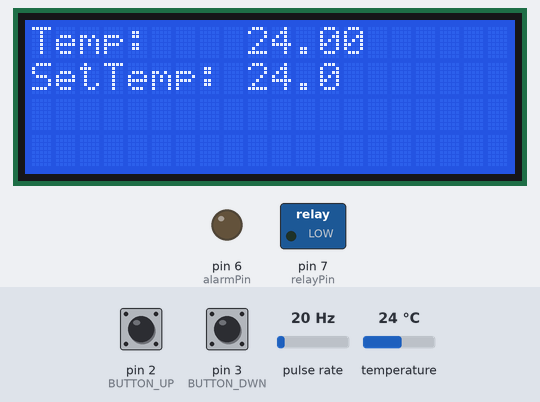
Recording of a sketch running on a simulated Arduino Uno, built with avr-gcc and run on an emulated ATmega328P. Shown: 20×4 character LCD, switched loads named in the sketch (green lamp = pin HIGH), output pins drawn as LEDs (lit = HIGH). Wiring (inferred from the names in the program): pulse sensor: data pin 5. Dashed ring = blinking. The inputs (shaded band) are chosen by the test bench; at power-on: temperature 24 °C, pin 2 (BUTTON_UP) LOW, pin 3 (BUTTON_DWN) LOW, pulse rate 20 Hz. Pins used as bus, display or sensor lines are not drawn; what the sketch prints to the serial monitor is not drawn.

Above: at 1.5 s.
1.6 s: temperature set to 22.5 °C
At 2.6 s:
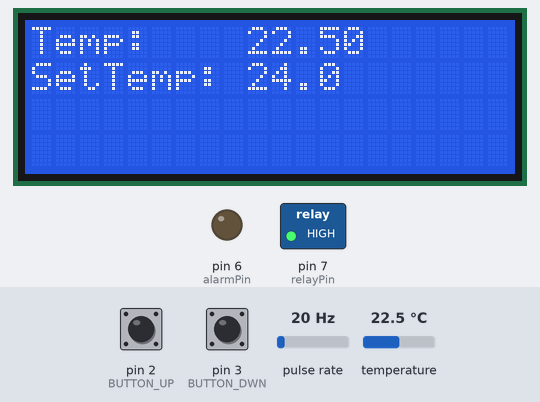
3.6 s: pin 2 (BUTTON_UP) pulled HIGH for 0.15 s
4.3 s: pin 2 (BUTTON_UP) pulled HIGH for 1 s
At 5.09 s:
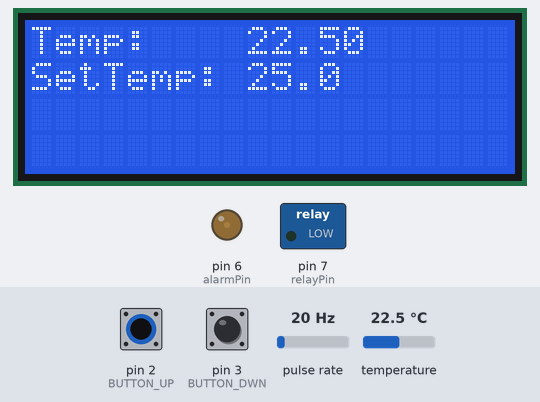
6.8 s: temperature set to 20.7 °C
At 7.6 s:
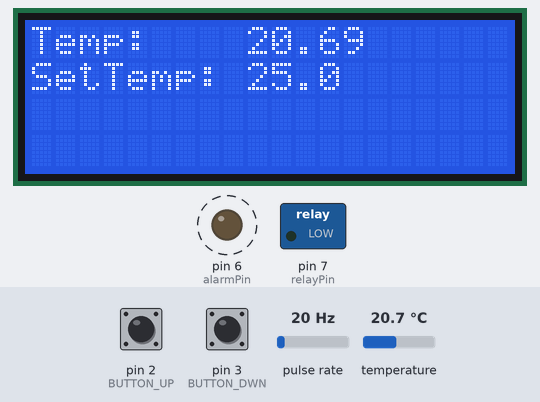
8.4 s: temperature set to 19.3 °C
At 10.09 s:
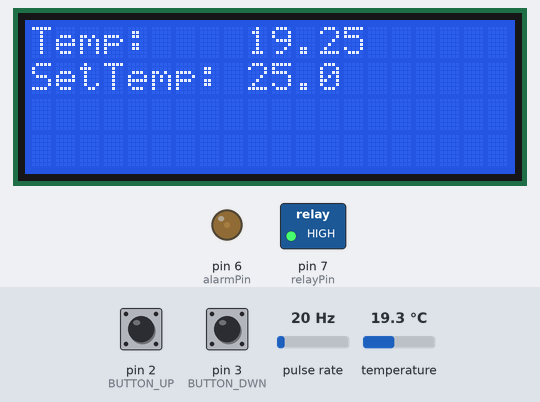
10.4 s: pin 3 (BUTTON_DWN) pulled HIGH for 0.15 s
At 11.8 s:
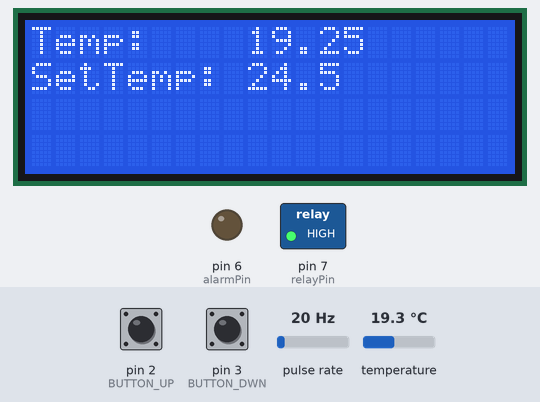
Timing chart, 0 to 12.1 s (numbered marks = the images above; inputs shaded):
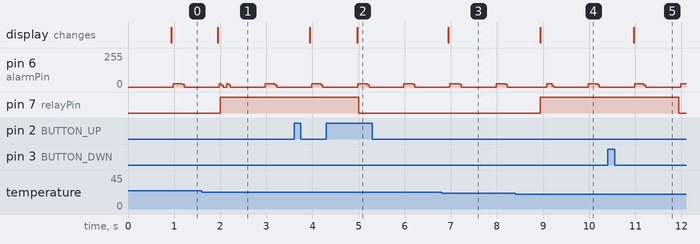

The sketch:

Incubator_Main.ino
```cpp
#include <Wire.h>
#include <LiquidCrystal_I2C.h>
LiquidCrystal_I2C lcd(0x27,20,4);

// Initializing Temperature Variables:
//  setTemp = The set to temperature controlled by the buttons
//  curTemp = current temperature that the sensor is reading
// Dallas temperature sensor is initialized to pin 4
// To change Temp sensor readings to/from Celsius or Fahrenheit
// see: if(Timer1Flag && Timer1seconds == 1) block in loop().

float setTemp = 24.0;
float curTemp = 0.0;
String text;
int upperTempThreshold = setTemp + 1;
int lowerTempThreshold = setTemp - 1;
int maxTemp = 98;
int minTemp = 70;


const int BUTTON_UP = 2;
const int BUTTON_DWN = 3;
unsigned long lastPress;
const int debounceTime = 400;

volatile int buttonUP;
volatile int buttonDWN;

int sensor;
float vout;
float tempInCelsius;
float tempInFahrenheit;

int fanPin = 5;

int alarmPin = 6;
bool alarmState = 0;
unsigned long alarmTimeCheck = 0;
int alarmTime = 1 * 1000;  // alarm turns on for 1 sec then turns of for 1 sec

int relayPin = 7;
unsigned long heatTime = 3 * 1000;    // turn on nichrome for 3 seconds at a time
unsigned long coolTime = 2 * 1000;    // then turn off for 2 seconds at a time
unsigned long timeCheck = 0;
bool heaterON = false;

// LCD timer interrupt code
const uint16_t t1_comp = 62500;  // 62500 cycles = 1 sec
bool Timer1Flag = 0;
volatile int Timer1seconds = 0;


/*--------------------------------------*/


bool debounceCheck()
{
  if( (millis() - lastPress) > debounceTime)
  {
    lastPress = millis();
    buttonUP = 0;
    buttonDWN = 0;

    return true;
  }
  return false;
}

void updateLCDsetTemp(String text)
{

  lcd.setCursor(9,1);

  lcd.print(text);
}

void updateLCDcurTemp(String text)
{

  lcd.setCursor(9,0);

  lcd.print(text);
}

void soundAlarm()
{
  tone(alarmPin, 1000);
  delay(1000);
}

void ISR_buttonUP()
{
  buttonUP = 1;
}

void ISR_buttonDWN()
{
  buttonDWN = 1;
}

ISR(TIMER1_COMPA_vect)
{
   Timer1Flag = 1;
   Timer1seconds++;
}

/*--------------------------------------*/


// Include the libraries we need
#include <OneWire.h>
#include <DallasTemperature.h>

// Data wire is plugged into port 4 on the Arduino
#define ONE_WIRE_BUS 4

// Setup a oneWire instance to communicate with any OneWire devices (not just Maxim/Dallas temperature ICs)
OneWire oneWire(ONE_WIRE_BUS);

// Pass our oneWire reference to Dallas Temperature.
DallasTemperature sensors(&oneWire);

// arrays to hold device address
DeviceAddress insideThermometer;


void setup() {
  // put your setup code here, to run once:
  Serial.begin(9600);

  /* ----- Initializing LCD display ----- */
  lcd.init();
  lcd.backlight();
  lcd.setCursor(0,0);

  lcd.print("Temp:");

  lcd.setCursor(0,1);
  lcd.print("SetTemp:");
  updateLCDsetTemp( String(setTemp, 1) );


  /* ----- Assigning In/Output Pins ----- */
  pinMode(BUTTON_UP, INPUT);
  pinMode(BUTTON_DWN, INPUT);
  pinMode(fanPin, OUTPUT);
  pinMode(alarmPin, OUTPUT);
  pinMode(relayPin, OUTPUT);

  /* ----- Assigning Interrupt Pins ----- */
  attachInterrupt(digitalPinToInterrupt(2), ISR_buttonUP, RISING);
  attachInterrupt(digitalPinToInterrupt(3), ISR_buttonDWN, RISING);

  /*------------------------------------*/
  // start serial port
  Serial.begin(9600);
  Serial.println("Dallas Temperature IC Control Library Demo");

  // locate devices on the bus
  Serial.print("Locating devices...");
  sensors.begin();
  Serial.print("Found ");
  Serial.print(sensors.getDeviceCount(), DEC);
  Serial.println(" devices.");

  // report parasite power requirements
  Serial.print("Parasite power is: ");
  if (sensors.isParasitePowerMode()) Serial.println("ON");
  else Serial.println("OFF");

  // Assign address manually. The addresses below will beed to be changed
  // to valid device addresses on your bus. Device address can be retrieved
  // by using either oneWire.search(deviceAddress) or individually via
  // sensors.getAddress(deviceAddress, index)
  // Note that you will need to use your specific address here
  //insideThermometer = { 0x28, 0x1D, 0x39, 0x31, 0x2, 0x0, 0x0, 0xF0 };

  // Method 1:
  // Search for devices on the bus and assign based on an index. Ideally,
  // you would do this to initially discover addresses on the bus and then
  // use those addresses and manually assign them (see above) once you know
  // the devices on your bus (and assuming they don't change).
  if (!sensors.getAddress(insideThermometer, 0)) Serial.println("Unable to find address for Device 0");

  // method 2: search()
  // search() looks for the next device. Returns 1 if a new address has been
  // returned. A zero might mean that the bus is shorted, there are no devices,
  // or you have already retrieved all of them. It might be a good idea to
  // check the CRC to make sure you didn't get garbage. The order is
  // deterministic. You will always get the same devices in the same order
  //
  // Must be called before search()
  //oneWire.reset_search();
  // assigns the first address found to insideThermometer
  //if (!oneWire.search(insideThermometer)) Serial.println("Unable to find address for insideThermometer");

  // show the addresses we found on the bus
  Serial.print("Device 0 Address: ");
  //printAddress(insideThermometer);
  Serial.println();

  // set the resolution to 9 bit (Each Dallas/Maxim device is capable of several different resolutions)
  sensors.setResolution(insideThermometer, 12);

  Serial.print("Device 0 Resolution: ");
  Serial.print(sensors.getResolution(insideThermometer), DEC);
  Serial.println();

  /* --------- Ignore this code it's too ugly --------- */
  /* ----- LCD Display Timer1 code (Refresh Rate) ----- */

  // Reset Timer1 Control Register A
  TCCR1A = 0;

  // Set CTC (Clear Timer/Counter1)
  TCCR1B &= ~(1 << WGM13);
  TCCR1B |= (1 << WGM12);

  // Set to prescaler of 256
  TCCR1B |= (1 << CS12);
  TCCR1B &= ~(1 << CS11);
  TCCR1B &= ~(1 << CS10);

  // Reset Timer1 and set Compare value
  TCNT1 = 0;
  OCR1A = t1_comp;

  // Enable Timer1 compare interrupt
  TIMSK1 = (1 << OCIE1A);

  // Enable global interrupts
  sei();

}

void loop() {

  /* ---- Setting the temp up/down ----- */

  if( buttonUP && debounceCheck() && setTemp != maxTemp )
  {
    setTemp = setTemp + 0.5;
    upperTempThreshold = setTemp + 5;
    lowerTempThreshold = setTemp - 5;

    text = String(setTemp, 1);
    updateLCDsetTemp(text);

  }
  if( buttonDWN && debounceCheck() && setTemp != minTemp )
  {
    setTemp = setTemp - 0.5;
    upperTempThreshold = setTemp + 5;
    lowerTempThreshold = setTemp - 5;

    text = String(setTemp, 1);
    updateLCDsetTemp(text);
  }


  /* ---- Display the current temp ----- */

  if(Timer1Flag && Timer1seconds == 1)   // Timer1seconds sets the refresh rate in seconds
  {
    sensors.requestTemperatures(); // Send the command to get temperatures
    tempInCelsius = sensors.getTempC(insideThermometer);
    updateLCDcurTemp( String(tempInCelsius, 2) );
    Timer1Flag = 0;
    Timer1seconds = 0;
  }


  /* ---- Adjusting the current temp --- */


  if( tempInCelsius < lowerTempThreshold && heaterON == false && (millis() - timeCheck) > coolTime )
  {
    timeCheck = millis();
    // heat nichrom w/ 12V @ 3A for heatTime seconds

    // turn on relay (to allow current through nichrome)
    digitalWrite(relayPin, HIGH);

    // turn on fan
    analogWrite(fanPin, 140);
    delay(100);
    analogWrite(fanPin, 40);

    heaterON = true;
  }
  else if( heaterON == true  && (millis() - timeCheck) > heatTime )
  {
    timeCheck = millis();

    // turn off relay and fan after coolTime seconds
    digitalWrite(relayPin, LOW);
    analogWrite(fanPin, 0);

    heaterON = false;
  }


  else if( 0 ) //curTemp > upperTempThreshold )
  {
    // turn on fan
    analogWrite(fanPin, 140);
    delay(100);
    analogWrite(fanPin, 40);

  }
  else if( 0 ) //curTemp < setTemp )
  {
    analogWrite(fanPin, 0);
  }


  /* ---- Alarms (if too hot/cold) ----- */

  if( curTemp < minTemp || curTemp > maxTemp && (millis() - alarmTimeCheck) > alarmTime )
  {
    alarmState = !alarmState;
    alarmTimeCheck = millis();

    if(alarmState == 1)
    {
      analogWrite(alarmPin, 128);
    }
    if(alarmState == 0)
    {
      analogWrite(alarmPin, 0);
    }
  }
  if( curTemp > minTemp || curTemp < maxTemp )
  {
    analogWrite(alarmPin, 0);
  }


    /* ---- Alarms (if too hot/cold) ----- */
  /*
  if( curTemp < minTemp || curTemp > maxTemp )
  {
    analogWrite(alarmPin, 128);
    delay(1000);
    analogWrite(alarmPin, 0);
    delay(1000);
  }
    */
  }
```

Measured:
- the behaviour switches between 23 and 22.9 °C on temperature (found by bisection; images 0 and 1)
- the behaviour switches between 20 and 19.9 °C on temperature (found by bisection; images 3 and 4)
- after the input at 1.6 s, pin 7 (relayPin): LOW → HIGH after 0.40 s; the display: changes after 0.34 s (image 1)
- after the input at 4.3 s, the display: changes after 0.67 s (image 2)
- after the input at 6.8 s, the display: changes after 0.14 s (image 3)
- after the input at 8.4 s, pin 7 (relayPin): LOW → HIGH after 0.54 s; the display: changes after 0.54 s (image 4)
- after the input at 10.4 s, the display: changes after 0.57 s (image 5)
